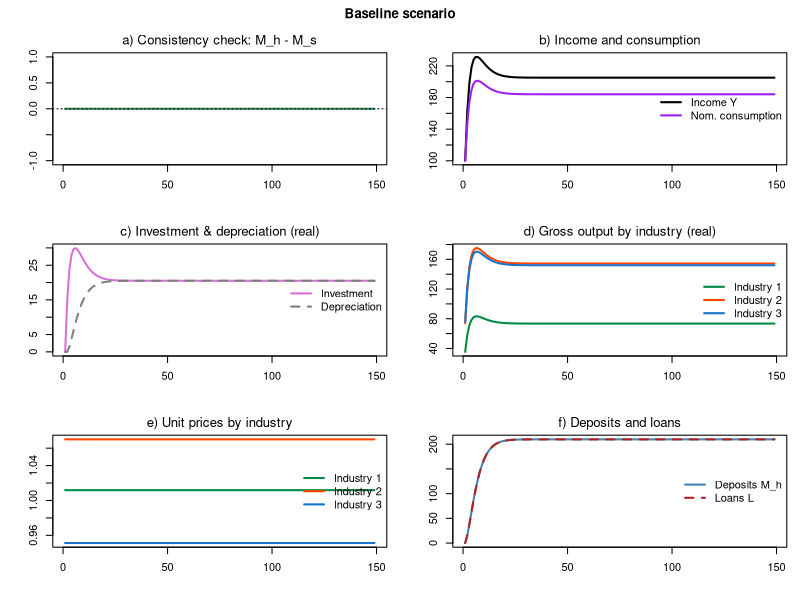
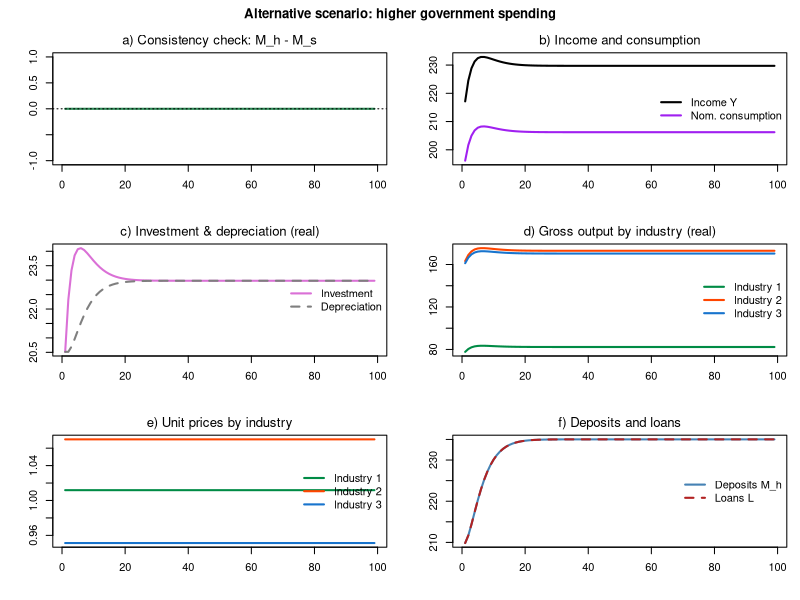

Reproduce these figures in R, in order.
# *************************************************************************
#  Model BMW + 3-industry input-output (IO-BMW)
#  Source: Godley & Lavoie ch.7 (BMW), extended with a 3-industry IO core
#  Author: Marco Veronese Passarella
#  Last change: 10/07/2026
# *************************************************************************

# Clear environment
rm(list = ls(all = TRUE))

# Set model parameters ####
nPeriods    <- 150         # Periods
nScenarios  <- 2           # 1 baseline, 2 higher autonomous consumption
nIndustries <- 3           # Industries
nIter       <- 100         # Iterations to solve the simultaneous equations
alpha1      <- 0.75        # Propensity to consume out of income
alpha2      <- 0.1         # Propensity to consume out of wealth
delta       <- 0.1         # Depreciation rate
gamma       <- 0.15        # Speed of adjustment of capital to its target
wage        <- 0.4         # Uniform wage rate (a price/cost parameter)
mu          <- 0.875       # Uniform mark-up
pr          <- c(3.5, 5, 2.2)         # Labour productivity by industry
betaC       <- c(0.15, 0.35, 0.50)    # Consumption shares by industry
betaI       <- c(0.20, 0.50, 0.30)    # Investment shares by industry
kappaz      <- c(0.54, 0.54, 0.54)    # Capital-to-GROSS-output ratio by industry
# (calibrated so the steady state ~ aggregate BMW)
A <- matrix(c(0.11, 0.12, 0.10,
              0.21, 0.22, 0.20,
              0.15, 0.18, 0.10), nrow = nIndustries, byrow = TRUE)   # technical coefficients
Leontief <- solve(diag(nIndustries) - A)     # (I - A)^-1
rl_bar   <- 0.04           # Loan rate (= deposit rate)
alpha0base <- 25           # Autonomous consumption
alpha0shock<- 28           # Higher autonomous consumption (scenario 2)
shockStart <- 52

# Financial / aggregate variables as matrices [scenario, period] ####
Y   <- matrix(0, nScenarios, nPeriods)  # Output / income (nominal GDP)
C   <- matrix(0, nScenarios, nPeriods)  # Consumption (REAL)
Ir  <- matrix(0, nScenarios, nPeriods)  # Investment (REAL, aggregate)
DAr <- matrix(0, nScenarios, nPeriods)  # Depreciation (REAL, aggregate)
WB  <- matrix(0, nScenarios, nPeriods)  # Household income from firms (residual)
YD  <- matrix(0, nScenarios, nPeriods)  # Disposable income
M_h <- matrix(0, nScenarios, nPeriods)  # Deposits held by households (= wealth)
M_s <- matrix(0, nScenarios, nPeriods)  # Deposits supplied by banks
L   <- matrix(0, nScenarios, nPeriods)  # Bank loans to firms
p_c <- matrix(1, nScenarios, nPeriods)  # Consumer price index
p_i <- matrix(1, nScenarios, nPeriods)  # Investment price index

# Industry-level variables as arrays [scenario, period, industry] ####
x   <- array(0, dim = c(nScenarios, nPeriods, nIndustries))  # Gross output
d   <- array(0, dim = c(nScenarios, nPeriods, nIndustries))  # Final demand
p   <- array(1, dim = c(nScenarios, nPeriods, nIndustries))  # Unit prices
kz  <- array(0, dim = c(nScenarios, nPeriods, nIndustries))  # Capital by industry
ktz <- array(0, dim = c(nScenarios, nPeriods, nIndustries))  # Target capital by industry
idz <- array(0, dim = c(nScenarios, nPeriods, nIndustries))  # Investment by industry
daz <- array(0, dim = c(nScenarios, nPeriods, nIndustries))  # Depreciation by industry

# Exogenous variables ####
alpha0 <- matrix(0,      nScenarios, nPeriods)   # Autonomous consumption
rl     <- matrix(rl_bar, nScenarios, nPeriods)   # Loan rate
rm     <- matrix(rl_bar, nScenarios, nPeriods)   # Deposit rate

# Loop over scenarios ####
for (j in 1:nScenarios) {
  
  # Time loop
  for (i in 2:nPeriods) {
    
    # Shock
    alpha0[j, i] <- alpha0base
    if (i >= shockStart && j == 2) alpha0[j, i] <- alpha0shock
    
    # Solve the SIMULTANEOUS equations by iteration
    for (iter in 1:nIter) {
      
      # A) PRICES (cost-plus mark-up) ####
      for (z in 1:nIndustries) {
        p[j, i, z] = wage / pr[z] + sum(p[j, i, 1:nIndustries] * A[1:nIndustries, z]) * (1 + mu)  # Unit prices (17)
      }
      p_c[j, i]  = sum(p[j, i, ] * betaC)
      p_i[j, i]  = sum(p[j, i, ] * betaI)
      
      # B) CAPITAL (per-industry accelerator, driven by gross output) ####
      ktz[j, i, ] = kappaz * x[j, i - 1, ]                        # Target capital by industry (gross output)
      daz[j, i, ] = delta * kz[j, i - 1, ]                        # Depreciation by industry
      idz[j, i, ] = gamma * (ktz[j, i, ] - kz[j, i - 1, ]) + daz[j, i, ]   # Investment by industry
      kz[j, i, ]  = kz[j, i - 1, ] + idz[j, i, ] - daz[j, i, ]    # Capital accumulation by industry
      Ir[j, i]  = sum(idz[j, i, ])                                # Aggregate real investment
      DAr[j, i] = sum(daz[j, i, ])                                # Aggregate real depreciation
      Inom  = p_i[j, i] * Ir[j, i]                                # Nominal investment
      DAnom = p_i[j, i] * DAr[j, i]                               # Nominal depreciation
      
      # C) INPUT-OUTPUT QUANTITIES ####
      d[j, i, ]  = betaC * C[j, i] + betaI * Ir[j, i]             # Final demand = consumption + investment
      x[j, i, ]  = Leontief %*% d[j, i, ]                         # Gross output
      Y[j, i]    = sum(p[j, i, ] * d[j, i, ])                     # Nominal GDP 
      
      # D) HOUSEHOLDS (BMW: household income is the residual) ####
      WB[j, i] = Y[j, i] - rl[j, i - 1] * L[j, i - 1] - DAnom     # Income from firms
      YD[j, i] = WB[j, i] + rm[j, i - 1] * M_h[j, i - 1]          # Disposable income
      C[j, i]  = alpha0[j, i] + alpha1 * (YD[j, i] / p_c[j, i]) +
        alpha2 * (M_h[j, i - 1] / p_c[j, i])                      # Real consumption
      M_h[j, i] = M_h[j, i - 1] + YD[j, i] - p_c[j, i] * C[j, i]  # Deposit accumulation
      
      # E) BANKS ####
      L[j, i]   = L[j, i - 1] + (Inom - DAnom)                    # Loans finance net investment
      M_s[j, i] = M_s[j, i - 1] + (L[j, i] - L[j, i - 1])         # Deposits from loans
      rm[j, i]  = rl[j, i] = rl_bar                               # Interest rates
    }
  }
}
# Display the results ####
sfcGap <- max(abs(M_h[, 2:nPeriods] - M_s[, 2:nPeriods]))
cat(" ******************************")
cat("\n Industries =", nIndustries)
cat("\n Scenarios =", nScenarios)
cat("\n Iterations/t =", nIter)
cat("\n Max |M_h - M_s| =", sfcGap)
cat("\n ******************************")
cat("\n Baseline steady-state values: \n Y =", round(Y[1, nPeriods], 2),
    "\n I =", round(Ir[1, nPeriods], 2),
    "\n K =", round(sum(kz[1, nPeriods, ]), 2),
    "\n M_h =", round(M_h[1, nPeriods], 2))
cat("\n ******************************")

# Plot the results ####
indCol <- c("springgreen4", "orangered", "dodgerblue3")
indLab <- c("Industry 1", "Industry 2", "Industry 3")
plotScenario <- function(j, ttl, per) {
  
  # a) Consistency check
  plot(M_h[j, per] - M_s[j, per], type = "l", col = "seagreen", lwd = 2, font.main = 1,
       main = "a) Consistency check: M_h - M_s", xlab = "", ylab = "", ylim = range(-1, 1))
  abline(h = 0, lty = 3)
  
  # b) Income and (nominal) consumption
  plot(Y[j, per], type = "l", col = "black", lwd = 2, font.main = 1,
       main = "b) Income and consumption", xlab = "", ylab = "",
       ylim = range(C[j, per] * p_c[j, per], Y[j, per]))
  lines(C[j, per] * p_c[j, per], col = "purple", lwd = 2)
  legend("right", c("Income Y", "Nom. consumption"), col = c("black", "purple"), lwd = 2, bty = "n")
  
  # c) Investment and depreciation (real)
  plot(Ir[j, per], type = "l", col = "orchid", lwd = 2, font.main = 1,
       main = "c) Investment & depreciation (real)", xlab = "", ylab = "",
       ylim = range(DAr[j, per], Ir[j, per]))
  lines(DAr[j, per], col = "gray50", lwd = 2, lty = 2)
  legend("right", c("Investment", "Depreciation"), col = c("orchid", "gray50"),
         lwd = 2, lty = c(1, 2), bty = "n")
  
  # d) Gross output by industry (real)
  matplot(x[j, per, ], type = "l", lty = 1, lwd = 2, col = indCol, font.main = 1,
          main = "d) Gross output by industry (real)", xlab = "", ylab = "")
  legend("right", indLab, col = indCol, lwd = 2, bty = "n")
  
  # e) Unit prices by industry
  matplot(p[j, per, ], type = "l", lty = 1, lwd = 2, col = indCol, font.main = 1,
          main = "e) Unit prices by industry", xlab = "", ylab = "")
  legend("right", indLab, col = indCol, lwd = 2, bty = "n")
  
  # f) Deposits and loans
  plot(M_h[j, per], type = "l", col = "steelblue", lwd = 2, font.main = 1,
       main = "f) Deposits and loans", xlab = "", ylab = "", ylim = range(L[j, per], M_h[j, per]))
  lines(L[j, per], col = "firebrick", lwd = 2, lty = 2)
  legend("right", c("Deposits M_h", "Loans L"), col = c("steelblue", "firebrick"),
         lwd = 2, lty = c(1, 2), bty = "n")
  title(ttl, outer = TRUE)
}

op = par(mfrow = c(3, 2), mar = c(4, 4, 2, 1), oma = c(0, 0, 2, 0))

plotScenario(1, "Baseline scenario", 2:nPeriods)                  # baseline

plotScenario(2, "Alternative scenario: higher government spending", shockStart:nPeriods)

par(op)
